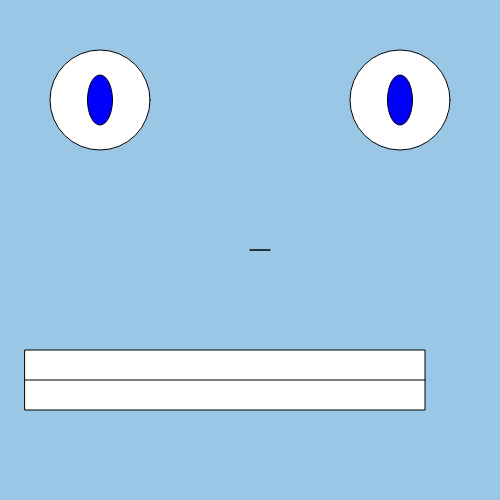
Frame 1 (no input)
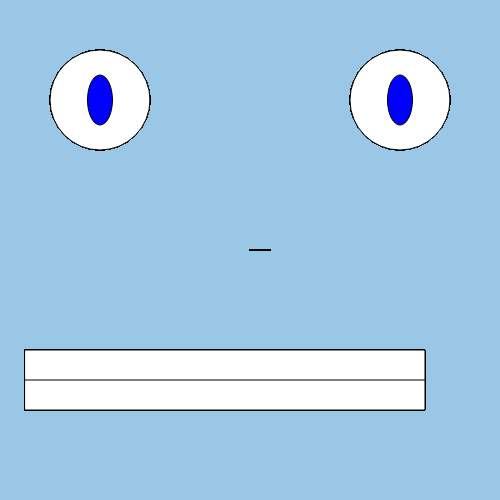
Frame 60 (no input)
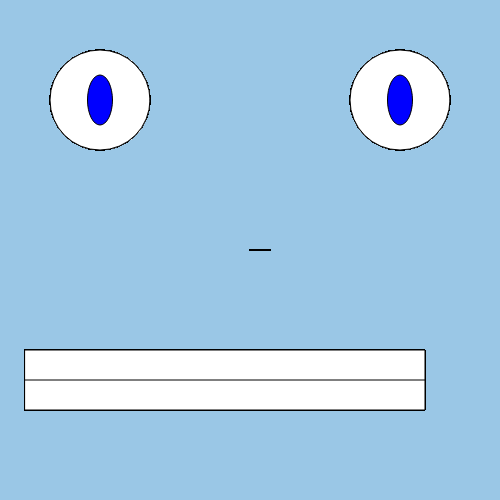
Frame 120 (the mouse pressed at the canvas centre since frame 60)

The p5.js sketch that drew these frames (run headless with seeded random() and noise() and a simulated clock; from frame 60 on, the mouse is pressed at the canvas centre):

// p5.js sketch
// ── sketch.js
var mouthX = 25;
var mouthY = 350;
var mouthW = 400;
var mouthH = 60;

var eye1X = 100;
var eye1Y = 100;
var eye2offset = 300;
var pupiloffset = 40;

function setup() {
    createCanvas(500,500);
    background(154, 199, 230);
                 }
function draw() {
    // x , y , width, height
    //eye1
    fill(255)
    ellipse(eye1X, eye1Y, 100, 100);
    fill(0, 0, 255)
    ellipse(eye1X, eye1Y, 25, 50);

    //eye2
    fill(255)
    ellipse(eye1X + eye2offset, 100, 100);
    fill(0, 0, 255)
    ellipse(eye1X + eye2offset, eye1Y, 25, 50);
    
    fill(255)
    //nose
    triangle(width/2, height/2, (width/2) + 20, (height/2))

    
    //mouth
    rect(mouthX, mouthY, mouthW, mouthH);
    line(mouthX, mouthY + mouthH/2, mouthX + mouthW, mouthY + mouthH/2);
                }
         
//mouth
/*
rect(mouthX, mouthY + mouthH/2, mouthX + mouthW, mouthY + mouthH/2)
stroke(125);
strokewieght(10);
line(mouthX, mouthY + mouthH/2, mouthX + mouthW, mouthY + mouthH/2);
 
 
    //(R, G, B)
background(154, 199, 230);
console.log("width : " + width + "    height: " + height);
    
}
/*
function draw() {

   
//eye1
// x, y, width, height
    ellipse(eye1X, eye1Y, 100, 100);
    fill(0, 0, 255)
    ellipse()
    ellipse(eye1X + eye2offset, eye1Y + eye2ofset, 100,100);
    
}
*/
